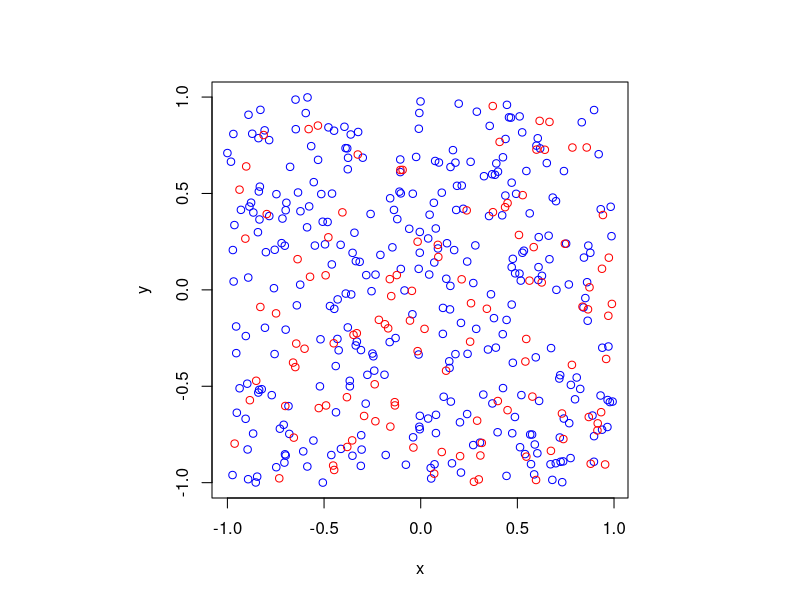

Write the R code that produced this figure.
#Simulate a Poisson point process on a rectangle.
#Then thin the Poisson point process according to a (spatially *independent*) 
#p-thinning.
#Author: H. Paul Keeler, 2019.

#Simulation window parameters
xMin=-1;xMax=1;
yMin=-1;yMax=1;
xDelta=xMax-xMin;yDelta=yMax-yMin; #rectangle dimensions
areaTotal=xDelta*yDelta;

#Point process parameters
lambda=100; #intensity (ie mean density) of the Poisson process

#Thinning probability
p=0.25; 

#Simulate a Poisson point process
numbPoints=rpois(1,areaTotal*lambda);#Poisson number of points
xx=xDelta*runif(numbPoints)+xMin;#x coordinates of Poisson points
yy=xDelta*runif(numbPoints)+yMin;#y coordinates of Poisson points

#Generate Bernoulli variables (ie coin flips) for thinning
booleThinned=runif(numbPoints)<p; #points to be thinned
booleRetained=!booleThinned; #points to be retained

#x/y locations of thinned points
xxThinned=xx[booleThinned]; yyThinned=yy[booleThinned];
#x/y locations of retained points
xxRetained=xx[booleRetained]; yyRetained=yy[booleRetained];

#Plotting
par(pty="s")
plot(xxRetained,yyRetained,'p',xlab='x',ylab='y',col='blue'); #plot retained points
points(xxThinned,yyThinned,col='red'); #plot thinned points